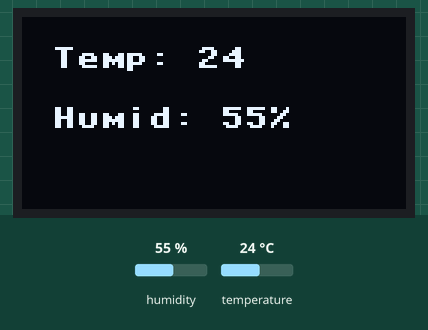
Simulated run of this program. Board: MicroPython board. Parts: 128×64 one-colour display. The test bench sets the inputs (shaded band); at power-on: temperature 24 °C, humidity 55 %. Library files of the repository ran but are not shown: ssd1306.py; what the program prints to the serial console is not drawn.

Above: at 1.7 s.
1.8 s: temperature set to 12 °C
At 3.0 s:
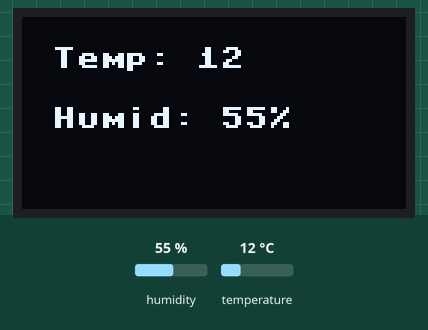
4.5 s: humidity set to 22 %
At 5.0 s:
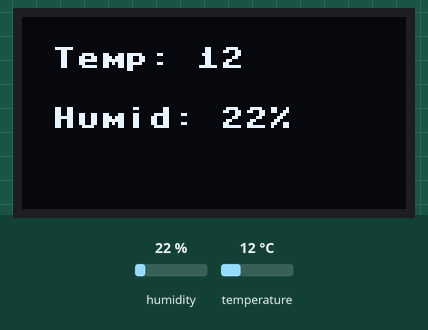
7.2 s: temperature set to 19 °C
10.2 s: humidity set to 40 %
At 11.2 s:
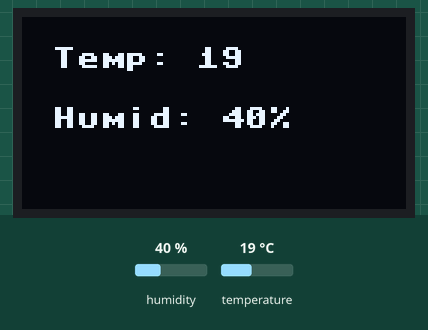
Timing chart, 0 to 13.2 s (numbered marks = the images above; inputs shaded):
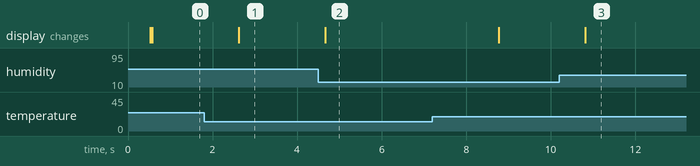

The program:

main.py
```python
from machine import Pin, I2C
import ssd1306
import time
from dht import DHT11  # 实际物理设备使用 DHT11，而不是 DHT22

# 设置 I2C
i2c = I2C(0, scl=Pin(4), sda=Pin(5))

# 等待一段时间，确保总线初始化
time.sleep(0.5)

# 扫描 I2C 设备
devices = i2c.scan()


if not devices:
    print('No I2C devices found')
    raise RuntimeError('OLED not detected on I2C bus, check wiring')
print('I2C devices found:', devices)

oled_width = 128
oled_height = 64

# 使用正确的 I2C 地址，根据实际情况选择第一个
addr = devices[0]
oled = ssd1306.SSD1306_I2C(oled_width, oled_height, i2c, addr=addr)

dht = DHT11(Pin(6))  # 初始化 DHT11 传感器，连接到 GPIO 6 引脚
while True:
    dht.measure()
    temp = dht.temperature()  # 获取温度
    hum = dht.humidity()      # 获取湿度
    # 将读数显示到控制台
    oled.fill(0)
    msg1 = f"Temp: {temp} "
    msg2 = f"Humid: {hum}%"
    print(msg1)
    oled.text(msg1, 10, 10)
    oled.text(msg2, 10, 30)
    oled.show()
    time.sleep(2)
```

Measured:
- after the input at 1.8 s, the display: changes after 0.82 s (image 1)
- after the input at 4.5 s, the display: changes after 0.17 s (image 2)
- after the input at 10.2 s, the display: changes after 0.61 s (image 3)
